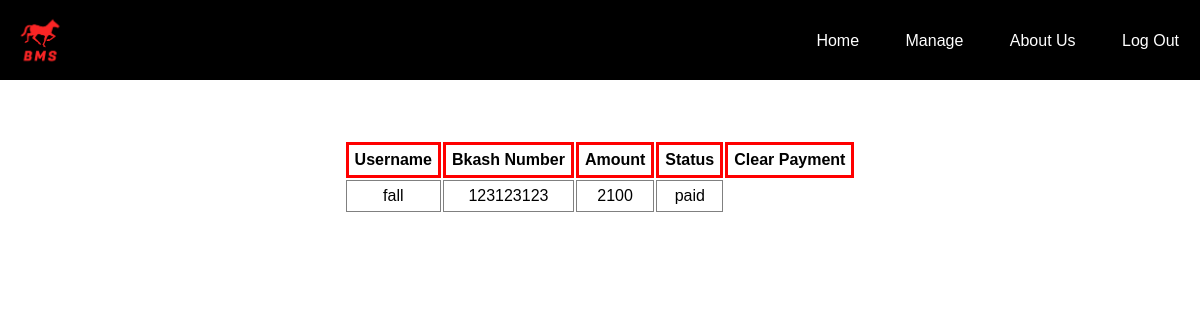
/Bus/e_due.php (signed in), run on the app's committed database.
### tables this page shows
CREATE TABLE `due` (
  `customer_id_fk` varchar(255) NOT NULL,
  `Amount` int(11) NOT NULL,
  `status` varchar(255) NOT NULL,
  `due_id` int(11) NOT NULL,
  `number` int(11) NOT NULL
);

### Bus/e_due.php (the view, shortened to what this page needs)
<!DOCTYPE html>
<html>
<head>
	<link rel="stylesheet" type="text/css" href="cancel.css">
</head>
<body>
<div class="header">
		<div class="logo">
			<img src="image/capture.png">
		</div>
		<ul>
			<li><a href="e_homepage.php">Home</a></li>
			<li><a href="e_manage.php">Manage</a></li>
			<li><a href="e_about.php">About Us</a></li>
			<li><a href="logout.php"> Log Out</a></li>
		</ul>
	</div>
	<div class="box"><br><br>
		<table class="table">
			<tr>
				<th>Username</th>
				<th>Bkash Number</th>
				<th>Amount</th>
				<th>Status</th>
				<th>Clear Payment</th>
			</tr><br>
			<?php
		if(isset($_SESSION['username'])){
			$db=new mysqli('localhost','root','','bus_management_system') or die("Unable to Connect to Database");
			$query=" SELECT * from due;";
			$result=mysqli_query($db,$query);
			if($result->num_rows > 0){
				while($row = $result->fetch_assoc()){
					?>
					<tr>
						<td><?php echo $row['customer_id_fk']; ?></td>
						<td><?php echo $row['number']; ?></td>
						<td><?php echo $row['Amount']; ?></td>
						<td><?php echo $row['status'] ?></td>
					</tr>
					<?php
				}
			}
		}
		else{
			header('location: login.php');
		}
		?>
</body>
</html>

### Bus/cancel.css (style rules this page uses)
* { margin: 0; padding: 0; font-family: sans-serif; }
ul { float: right; list-style-type: none; margin-top: 32px; }
ul li { display: inline-block; }
ul li a { text-decoration: none; color:#fff; padding: 5px 20px; border: 1px solid transparent; transition: 0.4s ease; }
div { text-align: center; }
.header { width:100%; height:80px; background-color:#000; }
.logo img { float: left; width: 80px; height: auto; }
.table { border: 0px solid grey; margin-right: auto; margin-left: auto; padding: 6px; vertical-align: center; text-align: center; }
th { border: 3px solid red; margin-right: auto; margin-left: auto; padding: 6px; vertical-align: center; text-align: center; }
td { border: 1px solid grey; vertical-align: center; text-align: center; margin-right: auto; margin-left: auto; padding: 6px; }

### data on the page
due: customer_id_fk "fall", number "123123123", Amount "2100", status "paid"
